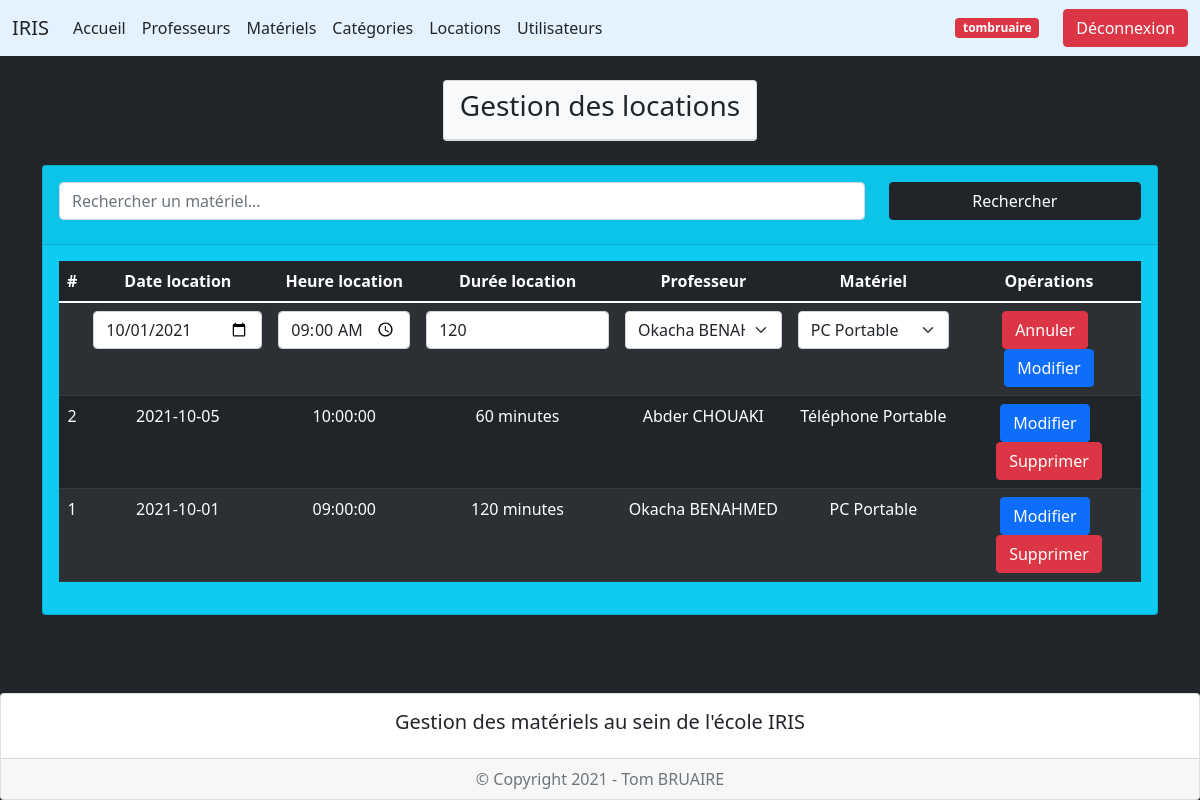
Page /index.php?page=4&action=edit&idlocation=1 (signed in) on the committed database.
### tables this page shows
create table locations (
    idlocation int(3) not null auto_increment,
    datelocation date,
    heurelocation time,
    dureelocation int(3),
    idprofesseur int(3),
    idmateriel int(3),
    primary key (idlocation),
    foreign key (idprofesseur) references professeurs (idprofesseur)
    on delete cascade
    on update cascade,
    foreign key (idmateriel) references materiels (idmateriel)
    on delete cascade
    on update cascade
);

create table professeurs (
    idprofesseur int(3) not null auto_increment,
    nomprofesseur varchar(50),
    prenomprofesseur varchar(50),
    adresseprofesseur varchar(255),
    diplomeprofesseur varchar(50),
    primary key (idprofesseur)
);

create table materiels (
    idmateriel int(3) not null auto_increment,
    designationmateriel varchar(50),
    dateachatmateriel date,
    etatmateriel enum('Bon état', 'Mauvais état'),
    primary key (idmateriel)
);

### controleur/config_db.php (called while the page is built)
<?php
$server = "localhost";
$bdd = "iris";
$user = "root";
$mdp = "";
?>

### controleur/controleur.class.php (called while the page is built, shortened)
<?php
require_once("modele/modele.class.php");
class Controleur {
    private $unModele;
    public function __construct($server, $bdd, $user, $mdp) {
        $this->unModele = new Modele($server, $bdd, $user, $mdp);
    }
    public function setTable($uneTable) {
        $this->unModele->setTable($uneTable);
    }
    public function selectAll($chaine = "*", $orderby) {
        return $this->unModele->selectAll($chaine, $orderby);
    }
    public function selectWhere($chaine = "*", $where) {
        return $this->unModele->selectWhere($chaine, $where);
    }
}
?>

### vue/vue_locations.php (the view)
<div class="container mt-4 mb-5">
    <div class="row d-flex justify-content-center">
        <div class="col-auto">
            <div class="card bg-info">
                <div class="card-header">
                    <form method="post" action="" class="mt-2">
                        <div class="row mb-3">
                            <div class="col-9">
                                    <input type="search" name="mot" id="mot" placeholder="Rechercher un matériel..." class="form-control">
                            </div>
                            <div class="col-3">
                                <button type="submit" name="Rechercher" class="btn btn-dark w-100">Rechercher</button>
                            </div>
                        </div>
                    </form>
                </div>
                <div class="card-body">
                    <div class="table-responsive">
                        <table class="table table-dark table-striped text-center">
                            <thead>
                                <tr>
                                    <th scope="col">#</th>
                                    <th scope="col">Date location</th>
                                    <th scope="col">Heure location</th>
                                    <th scope="col">Durée location</th>
                                    <th scope="col">Professeur</th>
                                    <th scope="col">Matériel</th>
                                    <?php if (isset($_SESSION['lvl']) && $_SESSION['lvl'] == 2) { ?>
                                    <th scole="col">Opérations</th>
                                    <?php } ?>
                                </tr>
                            </thead>
                            <tbody>
                                <?php if (isset($_SESSION['lvl']) && $_SESSION['lvl'] == 2) { ?>
                                    <form method="post" action="">
                                        <tr>
                                            <td></td>
                                            <td><input type="date" name="datelocation" id="datel" class="form-control" value="<?= ($laLocation != null ? $laLocation['datelocation'] : null); ?>"></td>
                                            <td><input type="time" name="heurelocation" id="heure" class="form-control" value="<?= ($laLocation != null ? $laLocation['heurelocation'] : null); ?>"></td>
                                            <td><input type="number" name="dureelocation" id="duree" class="form-control" value="<?= ($laLocation != null ? $laLocation['dureelocation'] : null); ?>"></td>
                                            <td>
                                                <select name="idprofesseur" class="form-select">
                                                    <?php
                                                    $unControleur->setTable("professeurs");
                                                    $id = "idprofesseur";
                                                    $lesProfs = $unControleur->selectAll("*", $id);
                                                    foreach ($lesProfs as $unProf) { ?>
                                                        <option value="<?= $unProf['idprofesseur']; ?>" <?php if ($laLocation != null && $laLocation['idprofesseur'] == $unProf['idprofesseur']) {echo "selected";} ?>><?= $unProf['prenomprofesseur']; ?> <?= $unProf['nomprofesseur']; ?></option>
                                                    <?php } ?>
                                                </select>
                                            </td>
                                            <td>
                                                <select name="idmateriel" class="form-select">
                                                    <?php
                                                    $unControleur->setTable("materiels");
                                                    $id = "idmateriel";
                                                    $lesMateriels = $unControleur->selectAll("*", $id);
                                                    foreach ($lesMateriels as $unMateriel) { ?>
                                                        <option value="<?= $unMateriel['idmateriel']; ?>" <?php if ($laLocation != null && $laLocation['idmateriel'] == $unMateriel['idmateriel']) {echo "selected";} ?>><?= $unMateriel['designationmateriel']; ?></option>
                                                    <?php } ?>
                                                </select>
                                            </td>
                                            <td>
                                                <?php if ($laLocation != null) { ?>
                                                    <button type="submit" name="Annuler" class="btn btn-danger me-2">Annuler</button>
                                                <?php } ?>
                                                <button type="submit" <?= ($laLocation != null ? 'name="subeditlocation"' : 'name="subaddlocation"'); ?> class="btn <?= ($laLocation != null ? 'btn-primary' : 'btn-success w-100'); ?>"><?= ($laLocation != null ? "Modifier" : "Ajouter"); ?></button>
                                            </td>
                                        </tr>
                                    </form>
                                <?php } ?>
                            <?php foreach ($lesLocations as $uneLocation) { ?>
                                <tr>
                                    <td><?= $uneLocation['idlocation']; ?></td>
                                    <td><?= $uneLocation['datelocation']; ?></td>
                                    <td><?= $uneLocation['heurelocation']; ?></td>
                                    <td><?= $uneLocation['dureelocation']; ?> minutes</td>
                                    <td><?= $uneLocation['prenomprofesseur']; ?> <?= $uneLocation['nomprofesseur']; ?></td>
                                    <td><?= $uneLocation['designationmateriel']; ?></td>
                                    <?php if (isset($_SESSION['lvl']) && $_SESSION['lvl'] == 2) { ?>
                                    <td>
                                        <a href="index.php?page=4&action=edit&idlocation=<?= $uneLocation['idlocation']; ?>" class="btn btn-primary me-2">Modifier</a>
                                        <a href="index.php?page=4&action=sup&idlocation=<?= $uneLocation['idlocation']; ?>" onclick="return(confirm('Voulez-vous vraiment supprimer cette location ?'));" class="btn btn-danger">Supprimer</a>
                                    </td>
                                    <?php } ?>
                                </tr>
                            <?php } ?>
                            </tbody>
                        </table>
                    </div>
                </div>
            </div>
        </div>
    </div>
</div>

### rows in the picture
locations: datelocation "10/01/2021", heurelocation "09:00:00", dureelocation "120", idprofesseur "Okacha BENAHMED", idmateriel "PC Portable"

### other values in the picture
$_SESSION['pseudouser'] "tombruaire"
$text "Gestion des locations"
$uneLocation['idlocation'] "2"
$uneLocation['datelocation'] "2021-10-05"
$uneLocation['heurelocation'] "10:00:00"
$uneLocation['dureelocation'] "60"
$uneLocation['prenomprofesseur'] "Abder"
$uneLocation['nomprofesseur'] "CHOUAKI"
$uneLocation['designationmateriel'] "Téléphone Portable"
$uneLocation['idlocation'] "1"
$uneLocation['datelocation'] "2021-10-01"
$uneLocation['heurelocation'] "09:00:00"
$uneLocation['dureelocation'] "120"
$uneLocation['prenomprofesseur'] "Okacha"
$uneLocation['nomprofesseur'] "BENAHMED"
